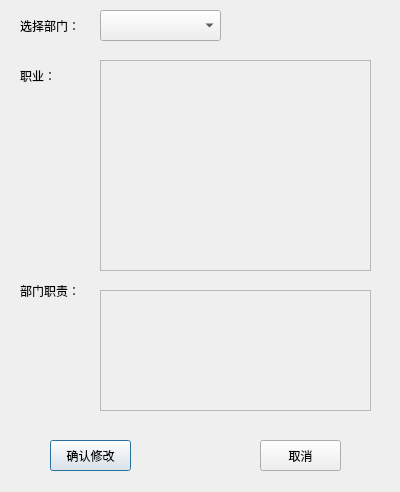
<?xml version="1.0" encoding="UTF-8"?>
<ui version="4.0">
 <class>deleteDepart</class>
 <widget class="QDialog" name="deleteDepart">
  <property name="geometry">
   <rect>
    <x>0</x>
    <y>0</y>
    <width>400</width>
    <height>492</height>
   </rect>
  </property>
  <property name="windowTitle">
   <string>企业人事管理系统</string>
  </property>
  <widget class="QTextEdit" name="posiTextEdit">
   <property name="enabled">
    <bool>false</bool>
   </property>
   <property name="geometry">
    <rect>
     <x>100</x>
     <y>60</y>
     <width>271</width>
     <height>211</height>
    </rect>
   </property>
   <property name="html">
    <string>&lt;!DOCTYPE HTML PUBLIC &quot;-//W3C//DTD HTML 4.0//EN&quot; &quot;http://www.w3.org/TR/REC-html40/strict.dtd&quot;&gt;
&lt;html&gt;&lt;head&gt;&lt;meta name=&quot;qrichtext&quot; content=&quot;1&quot; /&gt;&lt;style type=&quot;text/css&quot;&gt;
p, li { white-space: pre-wrap; }
&lt;/style&gt;&lt;/head&gt;&lt;body style=&quot; font-family:'SimSun'; font-size:9pt; font-weight:400; font-style:normal;&quot;&gt;
&lt;p style=&quot;-qt-paragraph-type:empty; margin-top:0px; margin-bottom:0px; margin-left:0px; margin-right:0px; -qt-block-indent:0; text-indent:0px;&quot;&gt;&lt;br /&gt;&lt;/p&gt;&lt;/body&gt;&lt;/html&gt;</string>
   </property>
  </widget>
  <widget class="QLabel" name="posiLabel">
   <property name="geometry">
    <rect>
     <x>20</x>
     <y>60</y>
     <width>61</width>
     <height>31</height>
    </rect>
   </property>
   <property name="text">
    <string>职业：</string>
   </property>
  </widget>
  <widget class="QTextEdit" name="responTextEdit">
   <property name="enabled">
    <bool>false</bool>
   </property>
   <property name="geometry">
    <rect>
     <x>100</x>
     <y>290</y>
     <width>271</width>
     <height>121</height>
    </rect>
   </property>
  </widget>
  <widget class="QLabel" name="responLabel">
   <property name="geometry">
    <rect>
     <x>20</x>
     <y>280</y>
     <width>61</width>
     <height>21</height>
    </rect>
   </property>
   <property name="text">
    <string>部门职责：</string>
   </property>
  </widget>
  <widget class="QComboBox" name="selectComboBox">
   <property name="geometry">
    <rect>
     <x>100</x>
     <y>10</y>
     <width>121</width>
     <height>31</height>
    </rect>
   </property>
  </widget>
  <widget class="QLabel" name="selectLabel">
   <property name="geometry">
    <rect>
     <x>20</x>
     <y>10</y>
     <width>61</width>
     <height>31</height>
    </rect>
   </property>
   <property name="text">
    <string>选择部门：</string>
   </property>
  </widget>
  <widget class="QPushButton" name="okBtn">
   <property name="geometry">
    <rect>
     <x>50</x>
     <y>440</y>
     <width>81</width>
     <height>31</height>
    </rect>
   </property>
   <property name="text">
    <string>确认修改</string>
   </property>
  </widget>
  <widget class="QPushButton" name="cancelBtn">
   <property name="geometry">
    <rect>
     <x>260</x>
     <y>440</y>
     <width>81</width>
     <height>31</height>
    </rect>
   </property>
   <property name="text">
    <string>取消</string>
   </property>
  </widget>
 </widget>
 <resources/>
 <connections/>
</ui>
